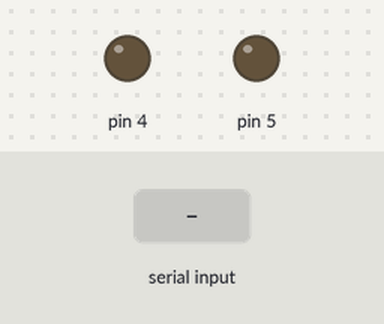
Bench run of a program on a simulated Teensy 4. Shown: output pins drawn as LEDs (lit = HIGH). The inputs (shaded band) are chosen by the test bench. What the program prints to the serial monitor is not drawn.

Above: at 1.2 s.
1.3 s: "1" received over the second serial link
At 2.3 s:
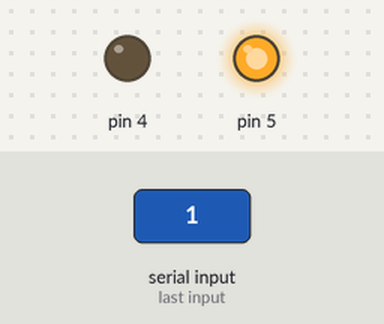
4.3 s: "0" received over the second serial link
At 4.6 s:
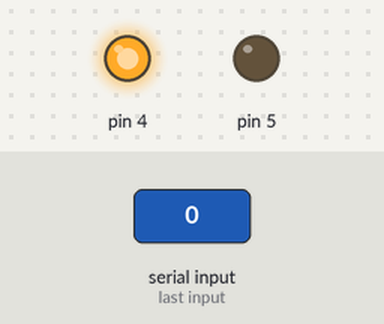
7.3 s: "2" received over the second serial link
At 9.4 s:
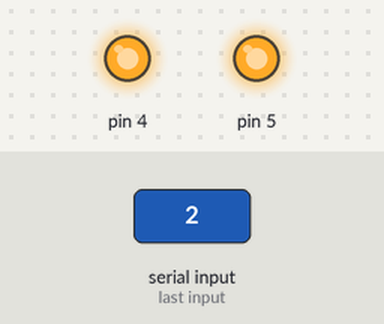
Timing chart, 0 to 16.3 s (numbered marks = the images above; inputs shaded):
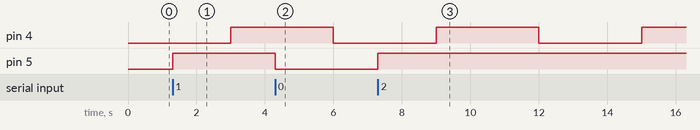

Measured:
- after the input at 1.3 s, pin 5: LOW → HIGH at once
- after the input at 4.3 s, pin 5: HIGH → LOW at once
- after the input at 7.3 s, pin 5: LOW → HIGH at once

The program:

main.cpp
```cpp
#include <Arduino.h>

// Bluetooth on Serial 1
// Basically echos whatever you type over the bluetooth connection
// and toggles and LED when you read something.

// You might have to configure the bluetooth module to operate at 57k baud


void printSomething();

void setup()
{

  // Set up Serial ports
  Serial.begin(115200);
  Serial1.begin(57600);

  // Set up LEDs
  pinMode(4,OUTPUT);
  pinMode(5,OUTPUT);

}

void loop()
{

  // Now just opening as a serial bridge
  while (Serial.available())
  {
    Serial1.write(Serial.read());
  }

  while (Serial1.available())
  {
    Serial.write(Serial1.read());
    digitalWrite(5,!digitalRead(5));
  }

  printSomething();

}

void printSomething()
{
  static uint32_t t_last = millis();

  if ((millis() - t_last) < 3UL*1000) return;

  t_last = millis();

  Serial1.printf("t: %.2f\n",t_last/1000.0f);
  Serial.printf("t: %.2f (Loopback)\n",t_last/1000.0f);
  digitalWrite(4,!digitalRead(4));

  return;


}
```
